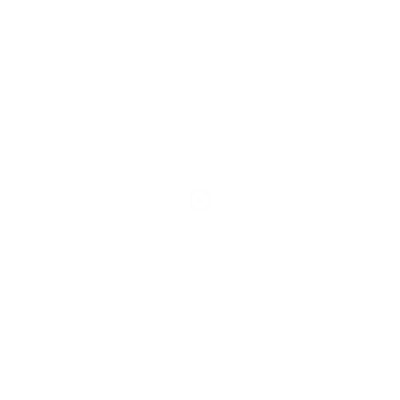
Frame 1 (no input)
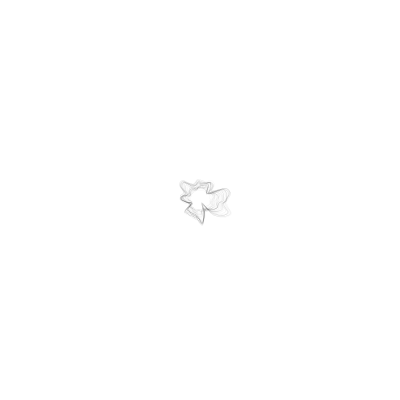
Frame 60 (the mouse pressed at the canvas centre just before this capture)
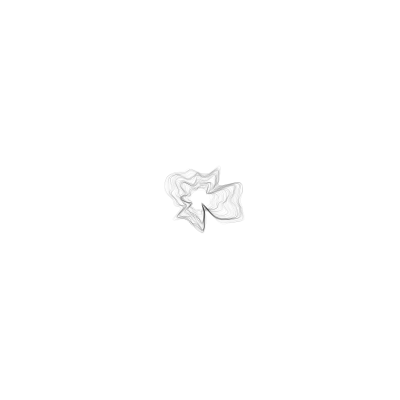
Frame 120 (the mouse held since frame 60 and released just before this capture)

The Processing sketch that drew these frames (run headless with seeded random() and noise(); from frame 60 on, the mouse is pressed at the canvas centre):

// Processing sketch: curveVertex
// ── curveVertex.pde
int verticies = 30;
float[] x = new float[verticies];
float[] y = new float[verticies];
float angle = 0;
float angleStep= TWO_PI/verticies;
int radius = 10;
float ns = 0.1;


void setup(){
  size(400, 400);
  background(255);
  noFill();
  stroke(0, 30);
  strokeWeight(0.01);
  for(int i=0; i<verticies; i++){
    x[i] = cos(angle)*radius;
    y[i] = sin(angle)*radius;
    angle += angleStep;
  }
}

void draw(){
  // background(255);
  translate(width/2,height/2);
  beginShape();
  curveVertex(x[verticies-1],y[verticies-1]);
  for(int i=0; i<verticies; i++){
    curveVertex(x[i],y[i]);
  }
  curveVertex(x[0],y[0]);
  curveVertex(x[1],y[1]);
  endShape();
  angle = 0;
  for(int i=0; i<verticies; i++){
    float length = map(noise(ns), 0, 1, -2.5, 2.5);
    x[i] -= cos(angle)*length;
    y[i] -= sin(angle)*length;
    angle += angleStep;
    ns += random(1);
  }
}
